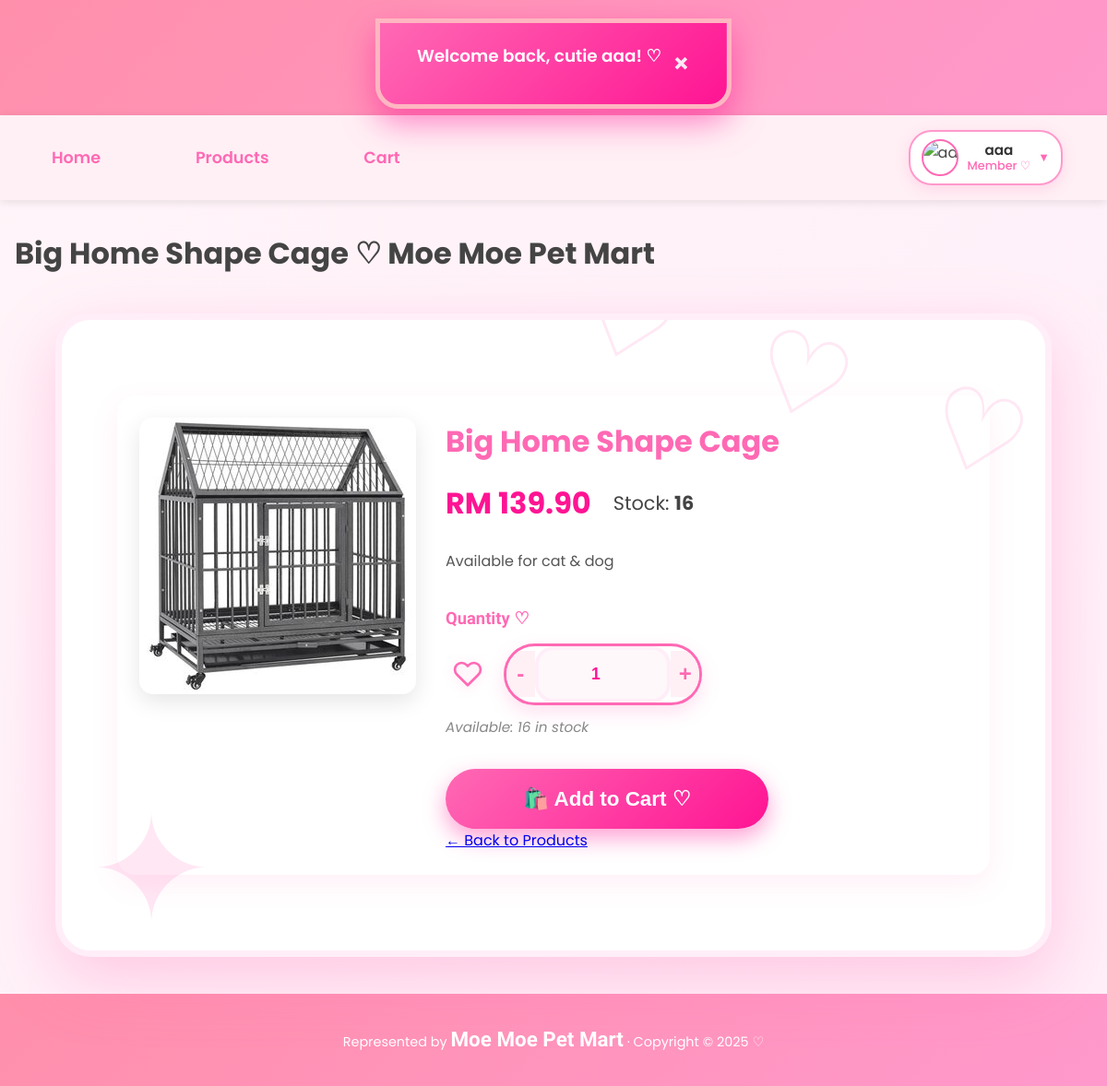
Page /member/product_detail.php?id=89 (signed in) on the earlier database version.
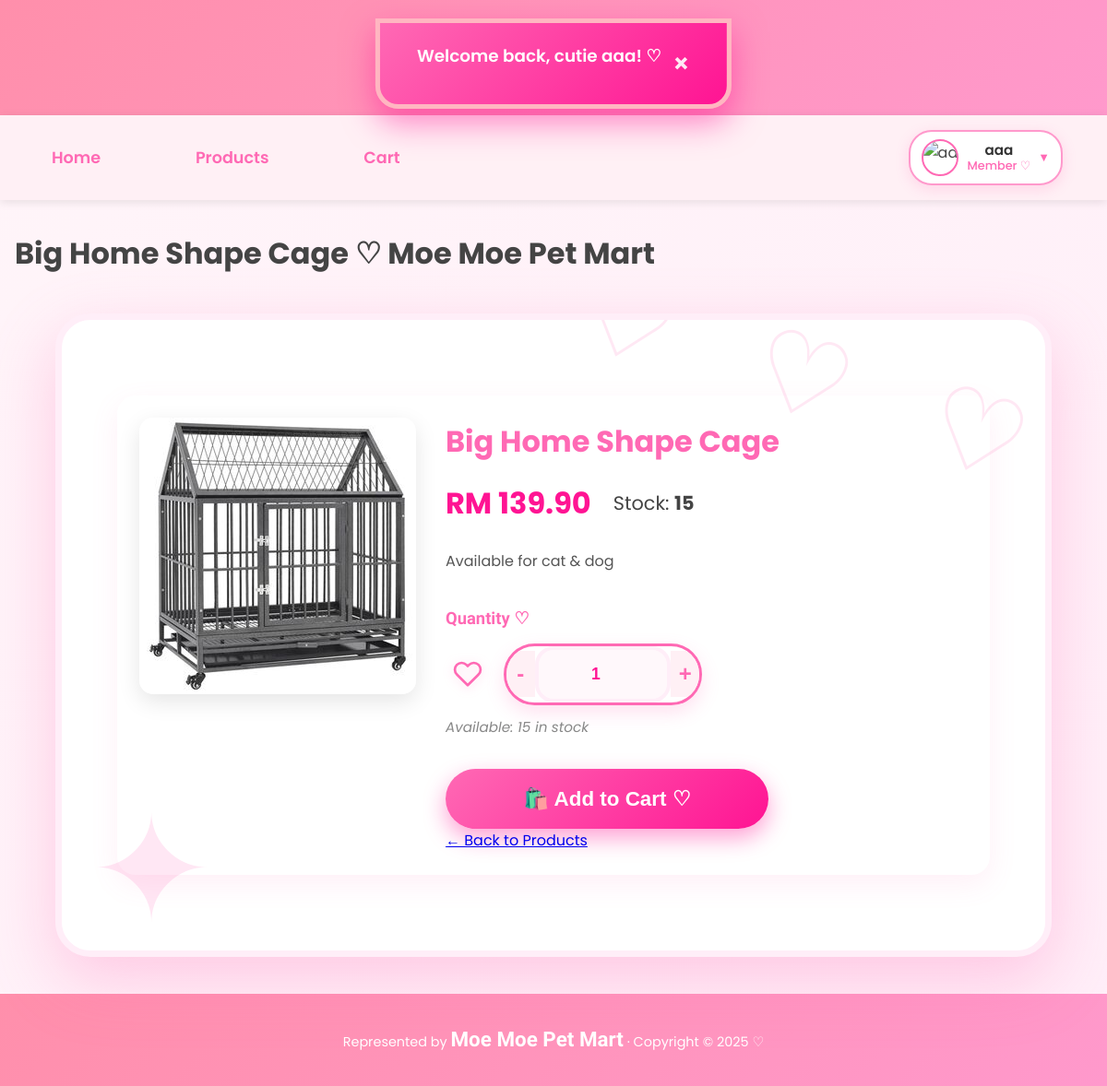
Same page on the later database version.
### tables this page shows
CREATE TABLE `product` (
  `product_id` int(11) NOT NULL,
  `product_code` varchar(20) NOT NULL,
  `product_name` varchar(200) NOT NULL,
  `description` text DEFAULT NULL,
  `price` decimal(10,2) NOT NULL,
  `stock_quantity` int(11) DEFAULT 0,
  `category_id` int(11) NOT NULL,
  `is_active` tinyint(1) DEFAULT 1,
  `created_at` datetime DEFAULT current_timestamp(),
  `updated_at` datetime DEFAULT current_timestamp() ON UPDATE current_timestamp(),
  `photo_name` varchar(255) NOT NULL
);

### _base.php (called while the page is built, shortened)
<?php
function temp($key, $value = null) {
    if ($value !== null) {
        $_SESSION["temp_$key"] = $value;
    }
    else {
        $value = $_SESSION["temp_$key"] ?? null;
        return $value;
    }
}
function encode($value) {
    return htmlentities($value);
}
?>

### member/product_detail.php (the view, shortened to what the changed rows need)
<?php
require '../_base.php';
$id = get('id');
$stm = $_db->prepare("SELECT p.*, c.category_name
                     FROM product p
                     JOIN category c ON p.category_id = c.category_id
                     WHERE p.product_id = ? AND p.is_active = 1");
$stm->execute([$id]);
$product = $stm->fetch();
$is_favorited = false;
if (is_login() && user_role() === 'member') {
    global $_db;
    $user_id = current_user()->id;
    $stm = $_db->prepare("SELECT favorite_id FROM favorites WHERE user_id = ? AND product_id = ?");
    $stm->execute([$user_id, $id]);
    $is_favorited = (bool)$stm->fetch();
}
$_title = encode($product->product_name) . ' ♡ Moe Moe Pet Mart';
include '../_head.php';
?>
<div class="container">
    <div class="product-detail-shopee">
        <div class="product-image">
            <?php if ($product->photo_name): ?>
                <img src="/admin/uploads/products/<?= encode($product->photo_name) ?>"
                     alt="<?= encode($product->product_name) ?>">
            <?php else: ?>
                <div class="no-image">No Image ♡</div>
            <?php endif; ?>
        </div>
        <div class="product-info">
            <h1><?= encode($product->product_name) ?></h1>
            <div class="price-stock">
                <div class="price">RM <?= number_format($product->price, 2) ?></div>
                <div class="stock">Stock: <strong><?= $product->stock_quantity ?></strong></div>
            </div>
            <?php if ($product->description): ?>
                <div class="description">
                    <?= nl2br(encode($product->description)) ?>
                </div>
            <?php endif; ?>
        <?php if ($product->stock_quantity > 0): ?>
    <div class="quantity-section">
        <label class="quantity-label">Quantity ♡</label>
        <div class="quantity-and-favorite">
            <button class="btn-favorite-small <?= $is_favorited ? 'favorited' : '' ?>"
                    data-id="<?= $product->product_id ?>"
                    title="<?= $is_favorited ? 'Already in Favorites ♡' : 'Add to Favorites ♡' ?>">
                <svg xmlns="http://www.w3.org/2000/svg" width="36" height="36" viewBox="0 0 24 24"
                     fill="<?= $is_favorited ? '#ff69b4' : 'none' ?>"
                     stroke="#ff69b4" stroke-width="2" stroke-linecap="round" stroke-linejoin="round">
                    <path d="M20.84 4.61a5.5 5.5 0 0 0-7.78 0L12 5.67l-1.06-1.06a5.5 5.5 0 0 0-7.78 7.78l1.06 1.06L12 21.23l7.78-7.78 1.06-1.06a5.5 5.5 0 0 0 0-7.78z"></path>
                </svg>
            </button>
            <div class="quantity-controls">
                <button type="button" class="qty-btn qty-minus">-</button>
                <input type="number" class="qty-input" value="1" min="1" max="<?= $product->stock_quantity ?>">
                <button type="button" class="qty-btn qty-plus">+</button>
            </div>
        </div>
        <span class="stock-info">Available: <?= $product->stock_quantity ?> in stock</span>
    </div>
    <button class="btn-add-to-cart-premium"
            data-id="<?= $product->product_id ?>"
            data-name="<?= encode($product->product_name) ?>"
            data-price="<?= $product->price ?>"
            data-max="<?= $product->stock_quantity ?>">
        🛍️ Add to Cart ♡
    </button>
<?php else: ?>
    <div class="out-of-stock-premium">Out of Stock 😿</div>
<?php endif; ?>
            <div class="back-link">
                <a href="products.php">← Back to Products</a>
            </div>
        </div>
    </div>
</div>
<?php include '../_foot.php'; ?>

### _head.php (shortened to what the changed rows need)
<?php
    require_once '_base.php';
?>
<!DOCTYPE html>
<html lang="en">
<head>
    <link rel="stylesheet" href="/css/app.css">
    <link rel="stylesheet" href="https://unpkg.com/dropzone@5/dist/min/dropzone.min.css">
</head>
<body data-flash="<?= encode(temp('info')) ?>">
    <header>
        <h1><a href="/">MoeMoepet Mart</a></h1>
    </header>
    <main>
        <h1><?= $_title ?? 'Untitled' ?></h1>

Differences in the rows shown:
changed product "Big Home Shape Cage ♡ Moe Moe Pet Mart": stock_quantity "16" → "15"
